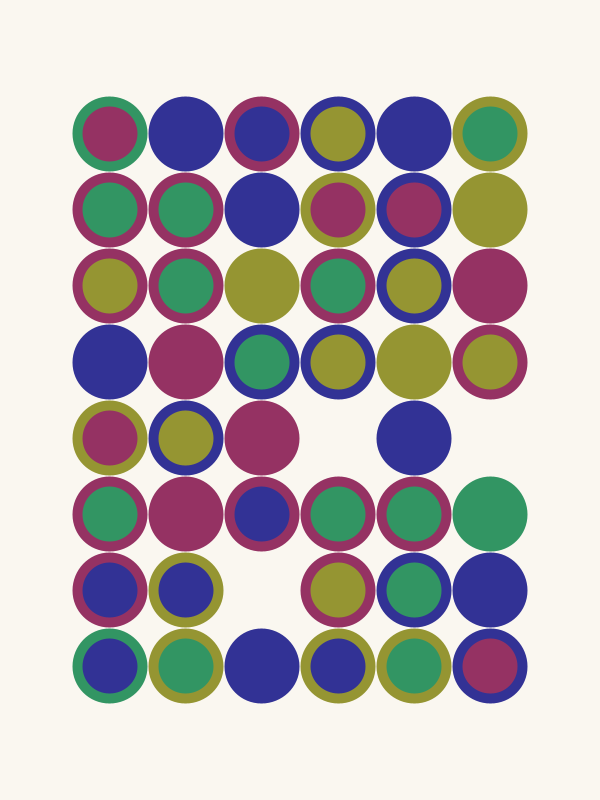
Frame 1 (no input)
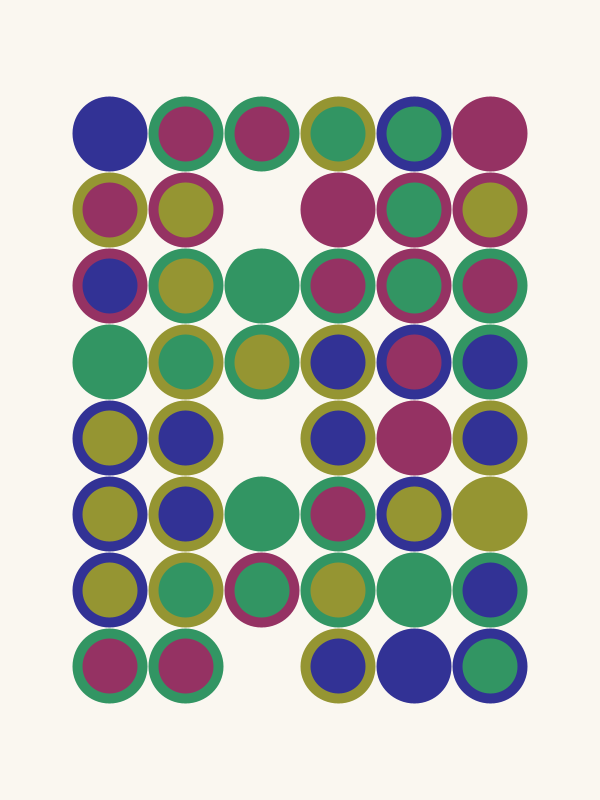
Frame 2 (the mouse pressed at the canvas centre, redrawn once)

The Processing sketch that drew these frames (run headless with seeded random() and noise(); the mouse was pressed at the canvas centre and the sketch redrawn once):

// Processing sketch: Step13_PressRToRedraw
// ── Step13_PressRToRedraw.pde
/* ===========================================================
   STEP 13 — PRESS R FOR A NEW PICTURE
   ===========================================================

   So far you press PLAY to get a new picture. In this step
   you press the R key instead.

   Three things to do:
     - add noLoop(); under size()
     - move everything else out of setup() into a new draw()
       function, below setup()
     - add the keyPressed() function at the bottom

   =========================================================== */

void setup() {
  size(600, 800);
  // *************************
  // ***** ADD THIS LINE *****
  // *************************
  noLoop();   // draw once, then wait
}

// ********************************************
// ***** MOVE EVERYTHING ELSE INTO draw() *****
// ********************************************
void draw() {
  background(250, 247, 240);

  float strokeThickness = 10;
  strokeWeight(strokeThickness);

  float pageMargin = 72;   // about 1 inch when printed

  int numberOfColumns = 6;
  int numberOfRows = 8;

  float drawingWidth = width - 2 * pageMargin;
  float drawingHeight = height - 2 * pageMargin;
  float cellSize = min(drawingWidth / numberOfColumns, drawingHeight / numberOfRows);
  float sizeRatio = 0.85;   // leaves room for the outline
  float diameter = cellSize * sizeRatio;

  float gridLeft = (width - numberOfColumns * cellSize) / 2;
  float gridTop = (height - numberOfRows * cellSize) / 2;

  float fullness = 0.9;    // 1.0 fills every cell, 0.3 is sparse

  color[] palette = {
    color( 50,  50, 149),
    color(149,  50,  99),
    color(149, 149,  50),
    color( 50, 149,  99),
  };

  for (int column = 0; column < numberOfColumns; column++) {
    for (int row = 0; row < numberOfRows; row++) {

      if (random(1) < fullness) {

        float centerX = gridLeft + column * cellSize + cellSize / 2;
        float centerY = gridTop + row * cellSize + cellSize / 2;

        int whichColor = int(random(palette.length));
        fill(palette[whichColor]);

        int whichStrokeColor = int(random(palette.length));
        stroke(palette[whichStrokeColor]);

        ellipse(centerX, centerY, diameter, diameter);
      }
    }
  }
}

// *****************************
// ***** ADD THIS FUNCTION *****
// *****************************
void keyPressed() {
  if (key == 'r' || key == 'R') {
    redraw();
  }
}

/* ===========================================================
   Notes:

   setup() AND draw()

   setup() runs once, when you press PLAY. draw() is a second
   function that Processing runs for you after setup().

   Normally draw() runs over and over, many times a second.
   noLoop() stops that, so draw() runs once and then waits.

   The drawing code moved into draw() because draw() can be run
   again. setup() cannot.

   keyPressed()

   Processing runs keyPressed() every time a key is pressed.
   key holds the key that was pressed.

       if (key == 'r' || key == 'R') {

   'r' with single quotes is one character. || means "or", so
   this is true for a small r or a capital R.

   redraw() runs draw() one more time. background() at the top
   of draw() paints over the old picture, and the random
   choices come out differently, so you get a new picture.

   TRY THESE:
     // -------------------------------------------------
     // replace if (key == 'r' || key == 'R') { with this

     if (key == ' ') {          // the space bar instead

     // -------------------------------------------------
     // delete background(250, 247, 240); and press R a
     // few times

                                // nothing paints over the old
                                // picture, so the new circles
                                // pile up on top of it

     // -------------------------------------------------
     // delete noLoop(); and run it

                                // draw() runs over and over,
                                // so the picture changes many
                                // times a second

   =========================================================== */
